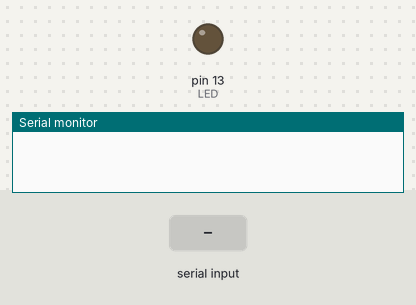
A sketch run on a simulated Arduino Uno, built with avr-gcc and run on an emulated ATmega328P. On the bench: output pins drawn as LEDs (lit = HIGH), the last lines printed to the serial monitor. The test bench sets the inputs (shaded band).

Above: at 1.2 s.
1.3 s: "l" received over Serial
At 2.2 s:
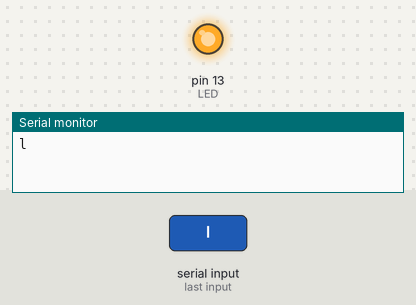
2.8 s: "1" received over Serial
Timing chart, 0 to 5.8 s (numbered marks = the images above; inputs shaded):
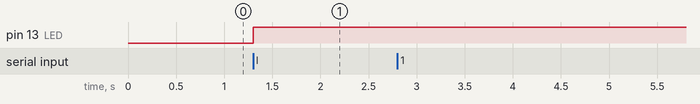

The sketch:

06_serial_read_polling.ino
```cpp
const int LED = 13;
int flag_led = 0;     // OFF

void setup() {
  // put your setup code here, to run once:
  Serial.begin(115200);
  pinMode(LED, OUTPUT);
  digitalWrite(LED, LOW);   // LED 초기화
}

void loop() {
  // put your main code here, to run repeatedly:
  if(Serial.available()){   // 수신된 데이터의 바이트 수를 돌려줌
    char userInput = Serial.read();
    Serial.print(userInput);

    // LED ctrl
    if(userInput == 'l'){
      if(flag_led == 0){
        digitalWrite(LED, HIGH);
        flag_led = 1;
      }else{
        digitalWrite(LED, LOW);
        flag_led = 0;
      }
    }
  }
}
```

Measured:
- after the input at 1.3 s, pin 13 (LED): LOW → HIGH at once
